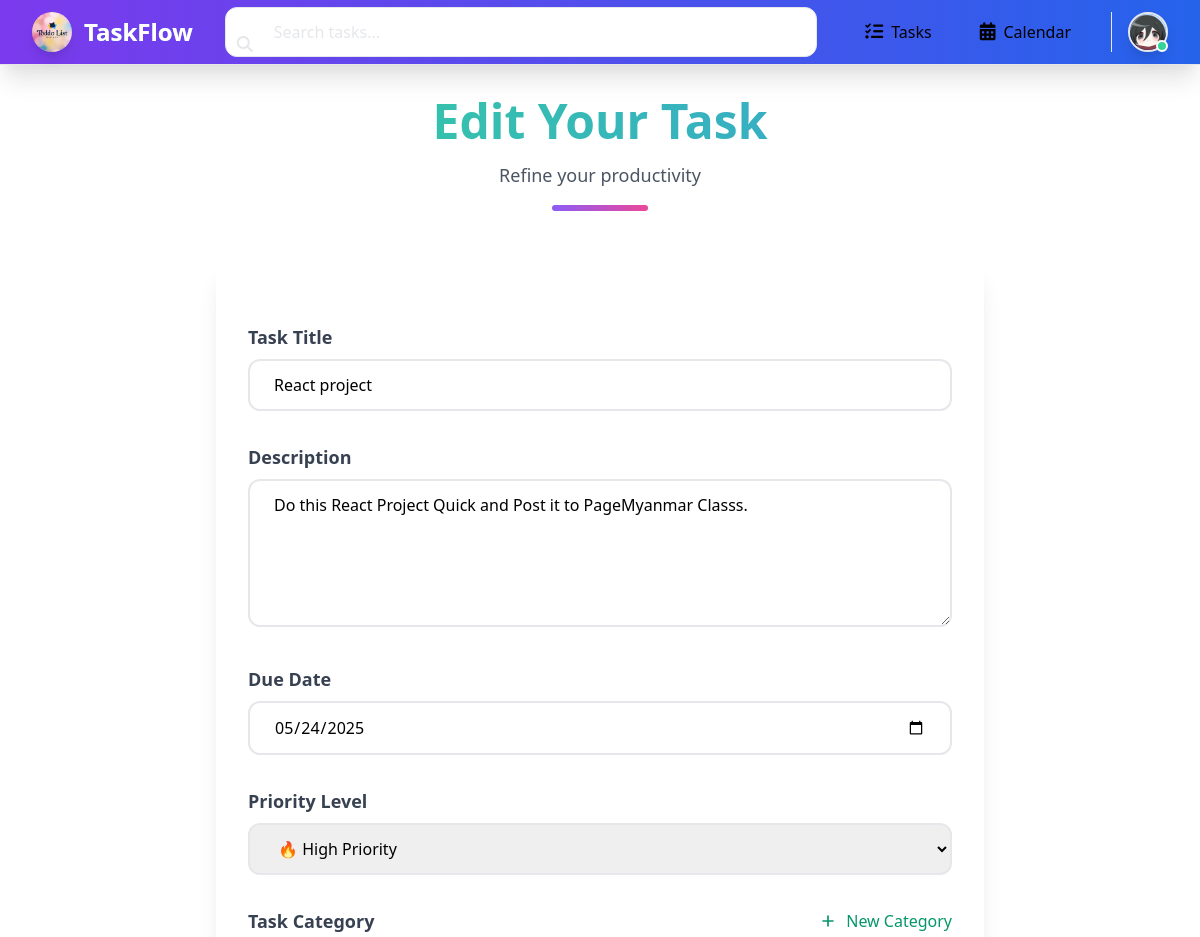
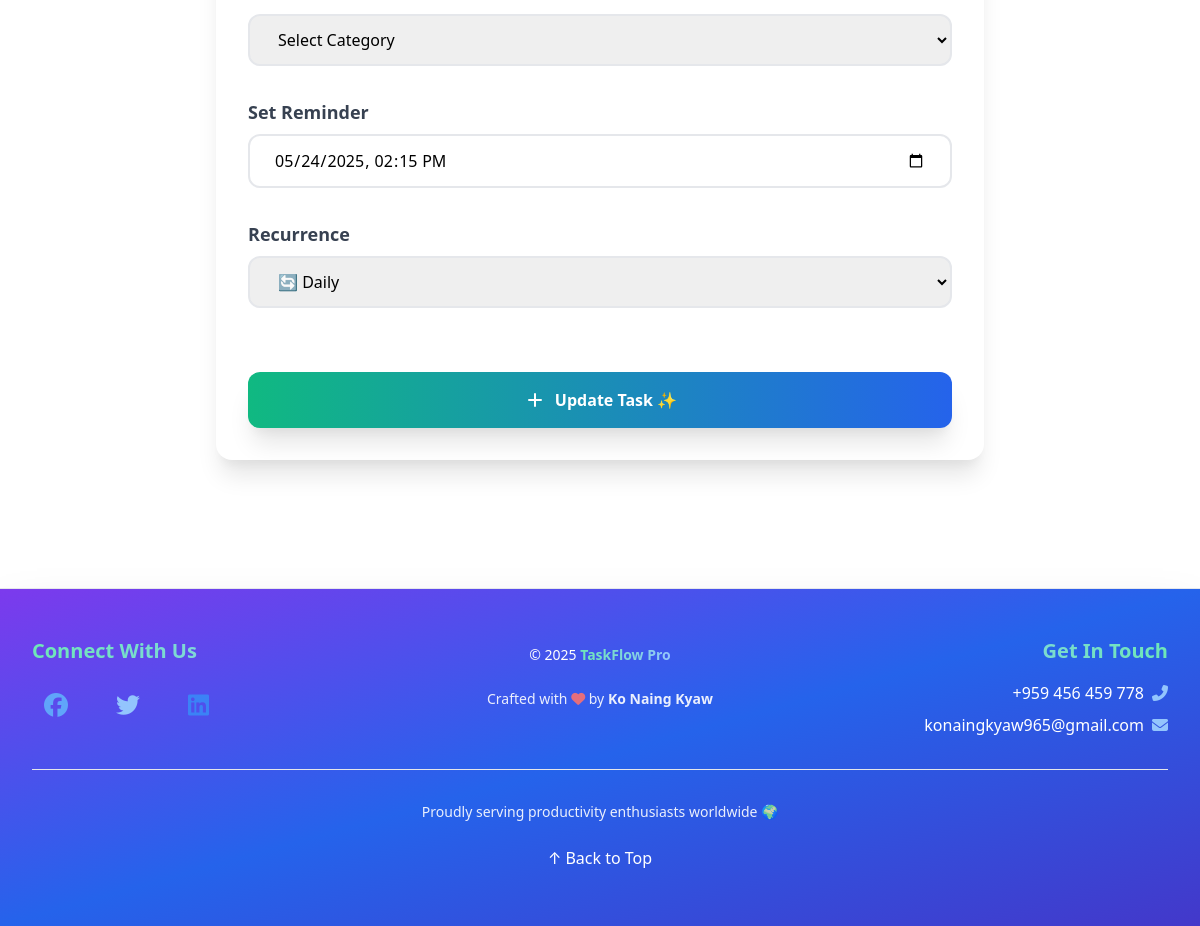
Screenshot of /task_update/67/ (signed in) with the database file from the repository (2 pictures, top to bottom).
### myapp/models.py (models this page shows, shortened)
class Profile(models.Model):
    user = models.OneToOneField(User, on_delete=models.CASCADE)
    profile_pic = models.ImageField(
        upload_to='profile_pics/',
        default='default_profile_pic.jpg'
    )
    bio = models.TextField(blank=True, null=True)

class Task(models.Model):
    PRIORITY_CHOICES = [
        ('High', 'High'),
        ('Medium', 'Medium'),
        ('Low', 'Low'),
    ]
    RECURRENCE_CHOICES = [
        ('none', 'None'),
        ('daily', 'Daily'),
        ('weekly', 'Weekly'),
        ('monthly', 'Monthly'),
    ]
    user = models.ForeignKey(User, on_delete=models.CASCADE ,null=True)
    shared_users = models.ManyToManyField(User, related_name='shared_tasks', blank=True)
    title = models.CharField(max_length=200)
    description = models.TextField(blank=True, null=True)
    created_at = models.DateTimeField(auto_now_add=True)
    due_date = models.DateTimeField(null=True, blank=True)
    is_completed = models.BooleanField(default=False)
    category = models.ForeignKey(
        Category,
        on_delete=models.SET_NULL,
        null=True,
        blank=True
    )
    priority = models.CharField(max_length=10, choices=PRIORITY_CHOICES, default='Medium')
    reminder = models.DateTimeField(null=True, blank=True)
    recurrence = models.CharField(max_length=10, choices=RECURRENCE_CHOICES, default='none')
    parent_task = models.ForeignKey(
        'self',
        on_delete=models.CASCADE,
        null=True,
        blank=True,
        related_name='subtasks'
    )
    order = models.PositiveIntegerField(default=0)
    class Meta:
        unique_together = ['title', 'due_date', 'user']
        ordering = ['order', '-created_at']

### myapp/views.py (the view)
# urls.py: path("task_update/<int:task_id>/", views.task_update, name="task_update"),
@login_required(login_url="login")
def task_update(request, task_id):
    task = get_object_or_404(Task, id=task_id)
    if task.user != request.user:
        raise Http404
    categories = Category.objects.filter(user=request.user)
    if request.method == "POST":
        form = TaskForm(request.POST, instance=task)
        if form.is_valid():
            try:
                task = form.save(commit=False)
                handle_category(request, task)
                task.save()
                form.save_m2m()
                messages.success(request, "Task updated successfully")
                return redirect("task_list")
            except IntegrityError:
                messages.error(request, "Duplicate task detected!")
            except Exception as e:
                messages.error(request, f"Error updating task: {str(e)}")
            return redirect("task_list")
        else:
            messages.error(request, "Please correct the errors below.")
    else:
        form = TaskForm(instance=task)
    return render(request, "task_create.html", {
        "form": form,
        "categories": categories,
        "task": task
    })

### myapp/forms.py
class TaskForm(forms.ModelForm):
    shared_users = forms.ModelMultipleChoiceField(
        queryset=User.objects.all(),
        required=False,
        widget=forms.CheckboxSelectMultiple,
        label="Share with users"
    )
    class Meta:
        model = Task
        fields = ['title', 'description', 'due_date', 'is_completed', 'category', 'priority', 'reminder', 'recurrence', 'parent_task', 'shared_users']
        widgets = {
            'due_date': forms.DateTimeInput(attrs={'type': 'datetime-local'}),
            'reminder': forms.DateTimeInput(attrs={'type': 'datetime-local'}),
        }

### myapp/context_processors.py (called while the page is built)
def profile_context(request):
    if request.user.is_authenticated:
        try:
            profile = Profile.objects.get(user=request.user)
        except Profile.DoesNotExist:
            profile = None
    else:
        profile = None
    return {'profile': profile}

### myapp/templates/task_create.html (shortened to what this page needs)
{% extends 'base.html' %}
{% block body %}
<div class="container mx-auto px-4 py-8">
  {% if user.is_authenticated %}
    <div class="mb-12 text-center">
      <h1 class="text-5xl font-extrabold mb-4 text-transparent bg-clip-text bg-gradient-to-r from-green-400 via-blue-500 to-purple-600 animate-gradient-shift">
      </h1>
      <p class="text-gray-600 dark:text-gray-400 text-lg font-medium">
        {% if task.id %}Refine your productivity{% else %}Craft your next achievement{% endif %}
      </p>
      <div class="mt-4 w-24 h-1.5 bg-gradient-to-r from-purple-500 to-pink-500 rounded-full mx-auto"></div>
    </div>
    <form method="post"
          action="{% if task.id %}{% url 'task_update' task.id %}{% else %}{% url 'task_create' %}{% endif %}"
          class="bg-white dark:bg-gray-900 shadow-xl rounded-2xl p-8 max-w-3xl mx-auto space-y-8 transition-all duration-300 hover:shadow-2xl">
      <div class="space-y-2">
        <label for="title" class="block text-lg font-semibold text-gray-700 dark:text-gray-300">Task Title</label>
        <input type="text" id="title" name="title" required
               class="w-full px-6 py-3 border-2 border-gray-200 rounded-xl focus:outline-none focus:border-green-500
                      dark:bg-gray-800 dark:border-gray-700 dark:text-white transition-all duration-300
                      placeholder-gray-400 dark:placeholder-gray-500"
               placeholder="Enter task title"
               value="{% if form.title.value %}{{ form.title.value }}{% elif task.title %}{{ task.title }}{% endif %}">
      </div>
      <div class="space-y-2">
        <label for="description" class="block text-lg font-semibold text-gray-700 dark:text-gray-300">Description</label>
        <textarea id="description" name="description" rows="5"
                  class="w-full px-6 py-3 border-2 border-gray-200 rounded-xl focus:outline-none focus:border-green-500
                         dark:bg-gray-800 dark:border-gray-700 dark:text-white transition-all duration-300
                         placeholder-gray-400 dark:placeholder-gray-500"
                  placeholder="Describe your task...">{% if form.description.value %}{{ form.description.value }}{% elif task.description %}{{ task.description }}{% endif %}</textarea>
      </div>
      <div class="space-y-2">
        <label for="due_date" class="block text-lg font-semibold text-gray-700 dark:text-gray-300">Due Date</label>
        <input type="date" id="due_date" name="due_date"
               class="w-full px-6 py-3 border-2 border-gray-200 rounded-xl focus:outline-none focus:border-green-500
                      dark:bg-gray-800 dark:border-gray-700 dark:text-white transition-all duration-300"
               value="{% if form.due_date.value %}{{ form.due_date.value|date:'Y-m-d' }}{% elif task.due_date %}{{ task.due_date|date:'Y-m-d' }}{% endif %}">
      </div>
      <div class="space-y-2">
        <label for="priority" class="block text-lg font-semibold text-gray-700 dark:text-gray-300">Priority Level</label>
        <select id="priority" name="priority"
                class="w-full px-6 py-3 border-2 border-gray-200 rounded-xl focus:outline-none focus:border-green-500
                       dark:bg-gray-800 dark:border-gray-700 dark:text-white transition-all duration-300">
          <option value="High" {% if form.priority.value == "High" or task.priority == "High" %}selected{% endif %}>🔥 High Priority</option>
        </select>
      </div>
      <div class="space-y-4">
        <div class="flex items-center justify-between">
          <label class="block text-lg font-semibold text-gray-700 dark:text-gray-300">Task Category</label>
          <button type="button" onclick="toggleCategoryCreation()"
                  class="text-green-600 hover:text-green-700 font-medium flex items-center gap-2 transition-all">
            <svg class="w-5 h-5" fill="none" stroke="currentColor" viewBox="0 0 24 24">
              <path stroke-linecap="round" stroke-linejoin="round" stroke-width="2" d="M12 6v6m0 0v6m0-6h6m-6 0H6"></path>
            </svg>
            New Category
          </button>
        </div>
        <div id="existingCategory">
          <select name="category" class="w-full px-6 py-3 border-2 border-gray-200 rounded-xl focus:outline-none focus:border-green-500
                                       dark:bg-gray-800 dark:border-gray-700 dark:text-white transition-all duration-300">
            <option value="">Select Category</option>
          </select>
        </div>
      </div>
      <div class="space-y-2">
        <label for="reminder" class="block text-lg font-semibold text-gray-700 dark:text-gray-300">Set Reminder</label>
        <input type="datetime-local" id="reminder" name="reminder"
               class="w-full px-6 py-3 border-2 border-gray-200 rounded-xl focus:outline-none focus:border-green-500
                      dark:bg-gray-800 dark:border-gray-700 dark:text-white transition-all duration-300"
               value="{% if form.reminder.value %}{{ form.reminder.value|date:'Y-m-d\TH:i' }}{% elif task.reminder %}{{ task.reminder|date:'Y-m-d\TH:i' }}{% endif %}">
      </div>
      <div class="space-y-2">
        <label for="recurrence" class="block text-lg font-semibold text-gray-700 dark:text-gray-300">Recurrence</label>
        <select id="recurrence" name="recurrence"
                class="w-full px-6 py-3 border-2 border-gray-200 rounded-xl focus:outline-none focus:border-green-500
                       dark:bg-gray-800 dark:border-gray-700 dark:text-white transition-all duration-300">
          <option value="daily" {% if form.recurrence.value == "daily" or task.recurrence == "daily" %}selected{% endif %}>🔄 Daily</option>
        </select>
      </div>
      <div class="pt-8">
        <button type="submit"
                class="w-full bg-gradient-to-r from-green-500 to-blue-600 hover:from-green-600 hover:to-blue-700
                       text-white font-bold px-8 py-4 rounded-xl shadow-xl transition-all duration-300 transform
                       hover:scale-[1.02] flex items-center justify-center gap-2">
          <svg class="w-6 h-6" fill="none" stroke="currentColor" viewBox="0 0 24 24">
            <path stroke-linecap="round" stroke-linejoin="round" stroke-width="2" d="M12 6v6m0 0v6m0-6h6m-6 0H6"></path>
          </svg>
          {% if task.id %}Update Task ✨{% else %}Create Magic 🚀{% endif %}
        </button>
      </div>
    </form>
  {% endif %}
</div>
{% endblock %}

### templates/header.html (shortened to what this page needs)
{% load static %}
<nav class="bg-gradient-to-r from-purple-600 to-blue-600 shadow-xl backdrop-blur-md border-b border-white/10">
  <div class="max-w-7xl mx-auto px-4 sm:px-6 lg:px-8">
    <div class="flex items-center justify-between h-16">
      <div class="flex items-center space-x-3 flex-shrink-0">
        <a href="{% url 'home' %}" class="flex items-center space-x-3 group">
          <img src="{% static 'images/app-logo.jpg' %}" alt="App Logo"
               class="w-10 h-10 rounded-full shadow-lg transform transition-all duration-300 group-hover:rotate-12 group-hover:scale-110">
          <span class="text-white text-2xl font-bold bg-gradient-to-r from-green-300 to-blue-300 bg-clip-text text-transparent">
            TaskFlow
          </span>
        </a>
      </div>
      <div class="hidden lg:flex flex-1 max-w-2xl mx-8">
        <form method="get" action="{% url 'task_list' %}" class="w-full">
          <div class="relative">
            <input name="search" value="{{ search_query|default:'' }}"
                   class="w-full pl-12 pr-4 py-3 rounded-xl bg-white/10 backdrop-blur-sm border border-white/20
                          text-white placeholder-gray-200 focus:outline-none focus:ring-2 focus:ring-green-400
                          focus:border-transparent transition-all"
                   type="search"
                   placeholder="Search tasks...">
            <button type="submit" class="absolute left-3 top-1/2 -translate-y-1/2 text-gray-200">
              <i class="fa-solid fa-magnifying-glass"></i>
            </button>
          </div>
        </form>
      </div>
      <div class="hidden lg:flex items-center space-x-6">
        <div class="flex space-x-4">
          <a href="{% url 'task_list' %}"
             class="px-4 py-2.5 rounded-lg flex items-center space-x-2 text-white/90 hover:text-white
                    hover:bg-white/10 transition-all duration-200">
            <i class="fa-solid fa-list-check text-lg"></i>
            <span>Tasks</span>
          </a>
          <a href="{% url 'calendar' %}"
             class="px-4 py-2.5 rounded-lg flex items-center space-x-2 text-white/90 hover:text-white
                    hover:bg-white/10 transition-all duration-200">
            <i class="fa-solid fa-calendar-days text-lg"></i>
            <span>Calendar</span>
          </a>
        </div>
        <div class="ml-4 flex items-center space-x-4 border-l border-white/20 pl-4">
          {% if user.is_authenticated %}
            <div class="relative group">
              <a href="{% url 'profile' %}" class="flex items-center space-x-3">
                <div class="relative">
                  <img src="{% if profile.profile_pic %}{{ profile.profile_pic.url }}{% else %}{% static 'images/default-profile.jpg' %}{% endif %}"
                       class="w-10 h-10 rounded-full border-2 border-white/30 hover:border-green-400
                              transition-all duration-300 shadow-lg">
                  <div class="absolute bottom-0 right-0 w-3 h-3 bg-green-400 rounded-full border-2 border-white"></div>
                </div>
              </a>
            </div>
          {% endif %}
        </div>
      </div>
    </div>
  </div>
</nav>

### myapp/templates/task_create.html (style rules this page uses)
.animate-gradient-shift { background-size: 300% 300%; animation: gradient-shift 8s ease infinite; }

### rows the page displays
Profile: profile_pic (picture)
Task: title "React project", description "Do this React Project Quick and Post it to PageMyanmar Classs.", priority "🔥 High Priority", recurrence "🔄 Daily"
